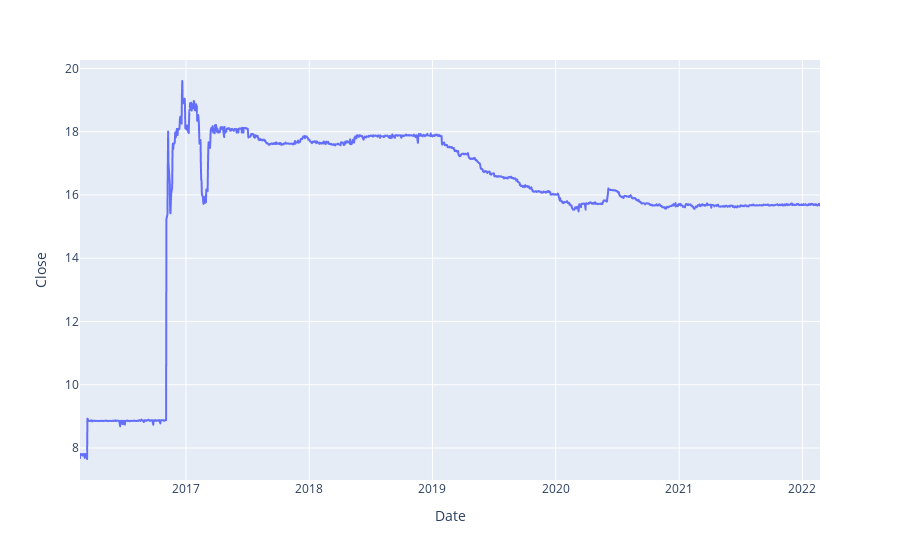

Notebook source saved alongside this figure:
### Code cell
fig = px.line(dollars, x='Date', y="Close")
fig.show()

### Figure 1 — Plotly figure (JSON) as saved in the notebook; plotly's stock layout.template omitted (floating-point values rounded to 4 significant figures; data arrays with more than 128 entries replaced by an {"elided": "..."} marker saying what was removed)
{"data": [{"hovertemplate": "Date=%{x}<br>Close=%{y}<extra></extra>", "legendgroup": "", "line": {"color": "#636efa", "dash": "solid"}, "marker": {"symbol": "circle"}, "mode": "lines", "name": "", "showlegend": false, "type": "scattergl", "x": {"elided": "1564 str values"}, "xaxis": "x", "y": {"elided": "1564 float values"}, "yaxis": "y"}], "layout": {"legend": {"tracegroupgap": 0}, "margin": {"t": 60}, "xaxis": {"anchor": "y", "domain": [0, 1], "title": {"text": "Date"}}, "yaxis": {"anchor": "x", "domain": [0, 1], "title": {"text": "Close"}}}}
